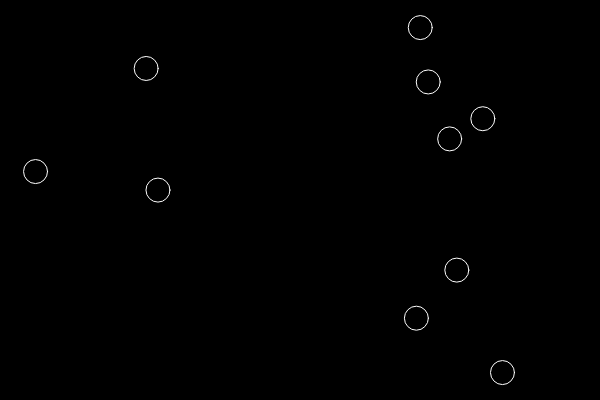
Frame 1 (no input)
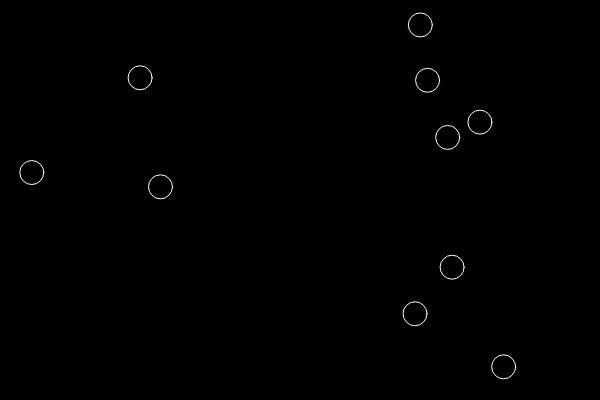
Frame 60 (no input)
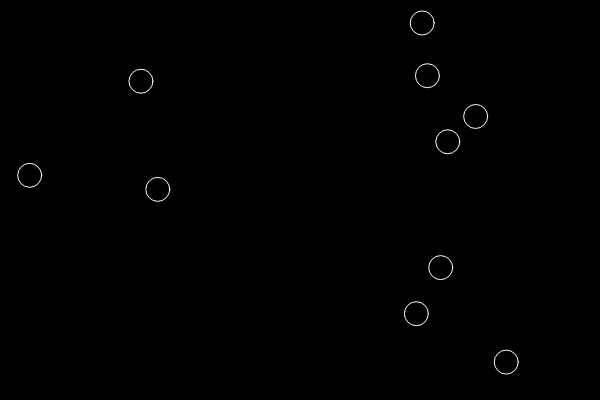
Frame 120 (the mouse pressed at the canvas centre since frame 60)

The p5.js sketch that drew these frames (run headless with seeded random() and noise() and a simulated clock; from frame 60 on, the mouse is pressed at the canvas centre):

// p5.js sketch
// ── sketch.js
var bubbles = [];

function setup(){
    createCanvas(600,400);
    for (var i = 0; i< 10; i++){
        bubbles[i] = {
            x: random(0,width),
            y: random(0,height),
            display: function(){
                stroke (255);
                noFill();
                ellipse(this.x, this.y, 24,24);
            },
            move: function(){
                this.x = this.x+random(-1,1);
                this.y = this.y+random(-1,1);
            }
           
         }
        }
    }


function draw(){
    background(0);
    for (var i =0; i< bubbles.length;i++){
        bubbles[i].move();
        bubbles[i].display();
    }
}
